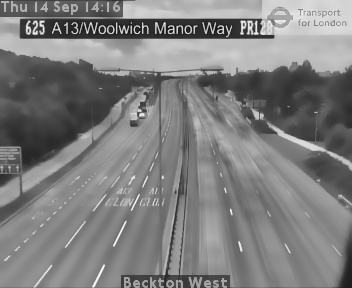
#> input picture backgrounds/625_bg.jpg, 352 x 288 px
$ python blobDetection.py
#> lines starting #> are read from the running program, lines starting #| are printed output that depends on the picture; after the words box and inside, x2 and y2 are one past the last pixel; in counts of white or black regions, pixels touching at a corner belong together
#!/usr/bin/env python3
# -*- coding: utf-8 -*-
"""

@author: Navneet
"""

import cv2
import numpy as np
import time
import logging
import math
import re
from os import walk
import os


# get working directory
loc = os.path.abspath('')

# Video source
inputFile = loc+'/inputs/625_201709141416.mp4'

# for testing
tracked_blobs = []
tracked_conts = []
t_retval = []

# ============================================================================

class Vehicle(object):
    def __init__(self, id, position):
        self.id = id
        self.positions = [position]
        self.frames_since_seen = 0
        self.frames_seen = 0
        self.counted = False
        self.vehicle_dir = 0

    @property
    def last_position(self):
        return self.positions[-1]
    @property
    def last_position2(self):
        return self.positions[-2]

    def add_position(self, new_position):
        self.positions.append(new_position)
        self.frames_since_seen = 0
        self.frames_seen += 1

    def draw(self, output_image):
        for point in self.positions:
            cv2.circle(output_image, point, 2, (0, 0, 255), -1)
            cv2.polylines(output_image, [np.int32(self.positions)]
                , False, (0, 0, 255), 1)

# ============================================================================

class VehicleCounter(object):
    def __init__(self, shape, divider):
        self.log = logging.getLogger("vehicle_counter")

        self.height, self.width = shape
        self.divider = divider

        self.vehicles = []
        self.next_vehicle_id = 0
        self.vehicle_count = 0
        self.vehicle_LHS = 0
        self.vehicle_RHS = 0
        self.max_unseen_frames = 10


    @staticmethod
    def get_vector(a, b):
        """Calculate vector (distance, angle in degrees) from point a to point b.

        Angle ranges from -180 to 180 degrees.
        Vector with angle 0 points straight down on the image.
        Values decrease in clockwise direction.
        """
        dx = float(b[0] - a[0])
        dy = float(b[1] - a[1])

        distance = math.sqrt(dx**2 + dy**2)

        if dy > 0:
            angle = math.degrees(math.atan(-dx/dy))
        elif dy == 0:
            if dx < 0:
                angle = 90.0
            elif dx > 0:
                angle = -90.0
            else:
                angle = 0.0
        else:
            if dx < 0:
                angle = 180 - math.degrees(math.atan(dx/dy))
            elif dx > 0:
                angle = -180 - math.degrees(math.atan(dx/dy))
            else:
                angle = 180.0

        return distance, angle, dx, dy


    @staticmethod
    def is_valid_vector(a, b):
        # vector is only valid if threshold distance is less than 12
        # and if vector deviation is less than 30 or greater than 330 degs
        distance, angle, _, _ = a
        threshold_distance = 12.0
        return (distance <= threshold_distance)


    def update_vehicle(self, vehicle, matches):
        # Find if any of the matches fits this vehicle
        for i, match in enumerate(matches):
            contour, centroid = match

            # store the vehicle data
            vector = self.get_vector(vehicle.last_position, centroid)

            # only measure angle deviation if we have enough points
            if vehicle.frames_seen > 2:
                prevVector = self.get_vector(vehicle.last_position2, vehicle.last_position)
                angleDev = abs(prevVector[1]-vector[1])
            else:
                angleDev = 0

            b = dict(
                    id = vehicle.id,
                    center_x = centroid[0],
                    center_y = centroid[1],
                    vector_x = vector[0],
                    vector_y = vector[1],
                    dx = vector[2],
                    dy = vector[3],
                    counted = vehicle.counted,
                    frame_number = frame_no,
                    angle_dev = angleDev
                    )

            tracked_blobs.append(b)

            # check validity
            if self.is_valid_vector(vector, angleDev):
                vehicle.add_position(centroid)
                vehicle.frames_seen += 1
                # check vehicle direction
                if vector[3] > 0:
                    # positive value means vehicle is moving DOWN
                    vehicle.vehicle_dir = 1
                elif vector[3] < 0:
                    # negative value means vehicle is moving UP
                    vehicle.vehicle_dir = -1
                self.log.debug("Added match (%d, %d) to vehicle #%d. vector=(%0.2f,%0.2f)"
                    , centroid[0], centroid[1], vehicle.id, vector[0], vector[1])
                return i

        # No matches fit...
        vehicle.frames_since_seen += 1
        self.log.debug("No match for vehicle #%d. frames_since_seen=%d"
            , vehicle.id, vehicle.frames_since_seen)

        return None


    def update_count(self, matches, output_image = None):
        self.log.debug("Updating count using %d matches...", len(matches))

        # First update all the existing vehicles
        for vehicle in self.vehicles:
            i = self.update_vehicle(vehicle, matches)
            if i is not None:
                del matches[i]

        # Add new vehicles based on the remaining matches
        for match in matches:
            contour, centroid = match
            new_vehicle = Vehicle(self.next_vehicle_id, centroid)
            self.next_vehicle_id += 1
            self.vehicles.append(new_vehicle)
            self.log.debug("Created new vehicle #%d from match (%d, %d)."
                , new_vehicle.id, centroid[0], centroid[1])

        # Count any uncounted vehicles that are past the divider
        for vehicle in self.vehicles:
            if not vehicle.counted and (((vehicle.last_position[1] > self.divider) and (vehicle.vehicle_dir == 1)) or
                                          ((vehicle.last_position[1] < self.divider) and (vehicle.vehicle_dir == -1))) and (vehicle.frames_seen > 6):

                vehicle.counted = True
                # update appropriate counter
                if ((vehicle.last_position[1] > self.divider) and (vehicle.vehicle_dir == 1) and (vehicle.last_position[0] >= (int(frame_w/2)-10))):
                    self.vehicle_RHS += 1
                    self.vehicle_count += 1
                elif ((vehicle.last_position[1] < self.divider) and (vehicle.vehicle_dir == -1) and (vehicle.last_position[0] <= (int(frame_w/2)+10))):
                    self.vehicle_LHS += 1
                    self.vehicle_count += 1

                self.log.debug("Counted vehicle #%d (total count=%d)."
                    , vehicle.id, self.vehicle_count)

        # Optionally draw the vehicles on an image
        if output_image is not None:
            for vehicle in self.vehicles:
                vehicle.draw(output_image)

            # LHS
            cv2.putText(output_image, ("LH Lane: %02d" % self.vehicle_LHS), (12, 56)
                , cv2.FONT_HERSHEY_PLAIN, 1.2, (127,255, 255), 2)
            # RHS
            cv2.putText(output_image, ("RH Lane: %02d" % self.vehicle_RHS), (216, 56)
                , cv2.FONT_HERSHEY_PLAIN, 1.2, (127, 255, 255), 2)

        # Remove vehicles that have not been seen long enough
        removed = [ v.id for v in self.vehicles
            if v.frames_since_seen >= self.max_unseen_frames ]
        self.vehicles[:] = [ v for v in self.vehicles
            if not v.frames_since_seen >= self.max_unseen_frames ]
        for id in removed:
            self.log.debug("Removed vehicle #%d.", id)

        self.log.debug("Count updated, tracking %d vehicles.", len(self.vehicles))

# ============================================================================

camera = re.match(r".*/(\d+)_.*", inputFile)
camera = camera.group(1)

# import video file
cap = cv2.VideoCapture(inputFile)

# get list of background files
f = []
for (_, _, filenames) in walk(loc+"/backgrounds/"):
    f.extend(filenames)
    break

# if background exists for camera: import, else avg will be built on fly
if camera+"_bg.jpg" in f:
    bg = loc+"/backgrounds/"+camera+"_bg.jpg"
    default_bg = cv2.imread(bg)
#> default_bg is the input picture: shape (288, 352, 3); min 16, max 249, mean 126.3
    default_bg = cv2.cvtColor(default_bg, cv2.COLOR_BGR2HSV)
#> default_bg: shape (288, 352, 3); mean H, S, V 0, 0, 126.3
    (_,avgSat,default_bg) = cv2.split(default_bg)
#> avgSat: shape (288, 352); every value is 0
#> default_bg: shape (288, 352)
    avg = default_bg.copy().astype("float")
else:
    avg = None

# get frame size
frame_w = int(cap.get(cv2.CAP_PROP_FRAME_WIDTH))
frame_h = int(cap.get(cv2.CAP_PROP_FRAME_HEIGHT))

# create a mask (manual for each camera)
mask = np.zeros((frame_h,frame_w), np.uint8)
mask[:,:] = 255
mask[:100, :] = 0
mask[230:, 160:190] = 0
mask[170:230,170:190] = 0
mask[140:170,176:190] = 0
mask[100:140,176:182] = 0

# The cutoff for threshold. A lower number means smaller changes between
# the average and current scene are more readily detected.
THRESHOLD_SENSITIVITY = 40
t_retval.append(THRESHOLD_SENSITIVITY)
# Blob size limit before we consider it for tracking.
CONTOUR_WIDTH = 21
CONTOUR_HEIGHT = 16#21
# The weighting to apply to "this" frame when averaging. A higher number
# here means that the average scene will pick up changes more readily,
# thus making the difference between average and current scenes smaller.
DEFAULT_AVERAGE_WEIGHT = 0.01
INITIAL_AVERAGE_WEIGHT = DEFAULT_AVERAGE_WEIGHT / 50
# Blob smoothing function, to join 'gaps' in cars
SMOOTH = max(2,int(round((CONTOUR_WIDTH**0.5)/2,0)))
# Constants for drawing on the frame.
LINE_THICKNESS = 1

fourcc = cv2.VideoWriter_fourcc(*'mp4v')
out = loc+'/outputs/'+camera+'_output.mp4'
out = cv2.VideoWriter(out, fourcc, 20, (frame_w, frame_h))

outblob = loc+'/outputs/'+camera+'_outblob.mp4'
diffop = loc+'/outputs/'+camera+'_outdiff.mp4'
outblob = cv2.VideoWriter(outblob, fourcc, 20, (frame_w, frame_h))
diffop = cv2.VideoWriter(diffop, fourcc, 20, (frame_w, frame_h))

# A list of "tracked blobs".
blobs = []
car_counter = None  # will be created later
frame_no = 0

total_frames = cap.get(cv2.CAP_PROP_FRAME_COUNT)
total_cars = 0

start_time = time.time()
ret, frame = cap.read()
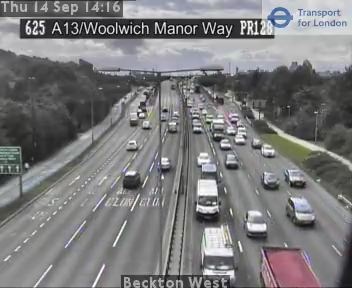
#> input picture frame 27 of inputs/625_201709141416.mp4, 352 x 288 px
#> frame is the input picture: shape (288, 352, 3); mean B, G, R 124.3, 123.1, 123.7

while ret:
    ret, frame = cap.read()
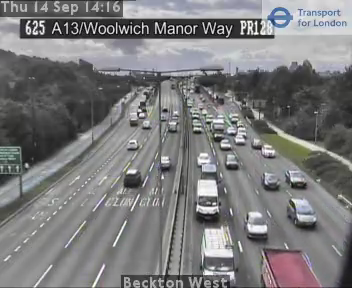
#> input picture frame 28 of inputs/625_201709141416.mp4, 352 x 288 px
#> frame is the input picture: shape (288, 352, 3); mean B, G, R 124.3, 123.2, 123.6
    frame_no = frame_no + 1

    if ret and frame_no < total_frames:

        print("Processing frame ",frame_no)

        # get returned time
        frame_time = time.time()

        # convert BGR to HSV
        frame = cv2.cvtColor(frame, cv2.COLOR_BGR2HSV)
#> frame: shape (288, 352, 3); mean H, S, V 63.2, 9.8, 126.3

        # only use the Value channel of the frame
        (_,_,grayFrame) = cv2.split(frame)
        grayFrame = cv2.bilateralFilter(grayFrame, 11, 21, 21)

        if avg is None:
            # Set up the average if this is the first time through.
            avg = grayFrame.copy().astype("float")
            continue

        # Build the average scene image by accumulating this frame
        # with the existing average.
        if frame_no < 10:
            def_wt = INITIAL_AVERAGE_WEIGHT
        else:
            def_wt = DEFAULT_AVERAGE_WEIGHT

        cv2.accumulateWeighted(grayFrame, avg, def_wt)

        # export averaged background for use in next video feed run
        #if frame_no > int(total_frames * 0.975):
        if frame_no > int(200):
            grayOp = cv2.cvtColor(cv2.convertScaleAbs(avg), cv2.COLOR_GRAY2BGR)
            backOut = loc+"/backgrounds/"+camera+"_bg.jpg"
            cv2.imwrite(backOut, grayOp)

        # Compute the grayscale difference between the current grayscale frame and
        # the average of the scene.
        differenceFrame = cv2.absdiff(grayFrame, cv2.convertScaleAbs(avg))
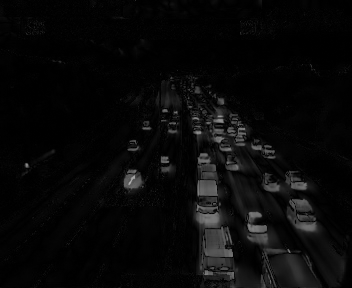
#> differenceFrame: shape (288, 352); min 0, max 174, mean 8.7
        # blur the difference image
        differenceFrame = cv2.GaussianBlur(differenceFrame, (5, 5), 0)
#        cv2.imshow("difference", differenceFrame)
        diffout = cv2.cvtColor(differenceFrame, cv2.COLOR_GRAY2BGR)
        diffop.write(diffout)

        # get estimated otsu threshold level
        retval, _ = cv2.threshold(differenceFrame, 0, 255,
                                  cv2.THRESH_BINARY+cv2.THRESH_OTSU)
#> retval = 30
        # add to list of threshold levels
        t_retval.append(retval)

        # apply threshold based on average threshold value
        if frame_no < 10:
            ret2, thresholdImage = cv2.threshold(differenceFrame,
                                                 int(np.mean(t_retval)*0.9),
                                                 255, cv2.THRESH_BINARY)
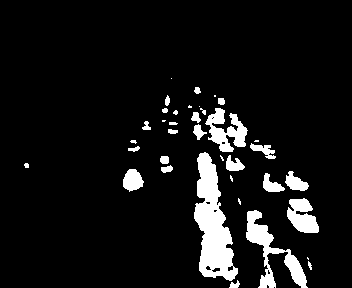
#> thresholdImage: shape (288, 352); 8.1% white; 37 white regions (12 under 20 px), largest, box (x1, y1, x2, y2) and area: (194, 152, 238, 281) 3053, (246, 210, 308, 288) 1440, (205, 108, 248, 152) 966
#> ret2 = 31
        else:
            ret2, thresholdImage = cv2.threshold(differenceFrame,
                                             int(np.mean(t_retval[-10:-1])*0.9),
                                             255, cv2.THRESH_BINARY)

        # We'll need to fill in the gaps to make a complete vehicle as windows
        # and other features can split them!
        kernel = cv2.getStructuringElement(cv2.MORPH_ELLIPSE, (SMOOTH, SMOOTH))
        # Fill any small holes
        thresholdImage = cv2.morphologyEx(thresholdImage, cv2.MORPH_CLOSE, kernel)
#> thresholdImage: shape (288, 352); 8.1% white; 35 white regions (10 under 20 px), largest, box (x1, y1, x2, y2) and area: (195, 153, 239, 282) 3064, (247, 211, 308, 288) 1426, (206, 109, 248, 153) 980

        # Remove noise
        thresholdImage = cv2.morphologyEx(thresholdImage, cv2.MORPH_OPEN, kernel)
#> thresholdImage: shape (288, 352); 8% white; 34 white regions (12 under 20 px), largest, box (x1, y1, x2, y2) and area: (196, 154, 240, 283) 3067, (248, 212, 309, 288) 1410, (207, 110, 249, 154) 991

        # Dilate to merge adjacent blobs
        thresholdImage = cv2.dilate(thresholdImage, kernel, iterations = 2)
#> thresholdImage: shape (288, 352); 10.1% white; 28 white regions (3 under 20 px), largest, box (x1, y1, x2, y2) and area: (196, 154, 243, 288) 3529, (248, 212, 311, 288) 1745, (207, 110, 251, 156) 1278

        # apply mask
        thresholdImage = cv2.bitwise_and(thresholdImage, thresholdImage, mask = mask)
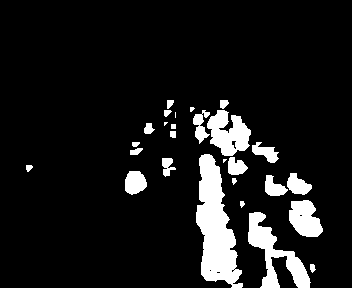
#> thresholdImage: shape (288, 352); 9.9% white; 27 white regions (4 under 20 px), largest, box (x1, y1, x2, y2) and area: (196, 154, 243, 288) 3529, (248, 212, 311, 288) 1745, (207, 110, 251, 156) 1278
#        cv2.imshow("threshold", thresholdImage)
        threshout = cv2.cvtColor(thresholdImage, cv2.COLOR_GRAY2BGR)
#> threshout: shape (288, 352, 3); 9.9% white; 27 white regions (4 under 20 px)
        outblob.write(threshout)

        # Find contours aka blobs in the threshold image.
        contours, hierarchy = cv2.findContours(thresholdImage,
                                                  cv2.RETR_EXTERNAL,
                                                  cv2.CHAIN_APPROX_SIMPLE)
#> contours = 27 contours, 7 with area under 20; largest, box (x1, y1, x2, y2) and area: (196, 154, 243, 288) 3364, (248, 212, 311, 288) 1585, (207, 110, 251, 156) 1201, (289, 200, 323, 237) 847, (125, 171, 147, 195) 377

        print("Found ",len(contours)," vehicle contours.")
#| Found  27  vehicle contours.
        # process contours if they exist!
        if contours:
            for (i, contour) in enumerate(contours):
                # Find the bounding rectangle and center for each blob
                (x, y, w, h) = cv2.boundingRect(contour)
                contour_valid = (w > CONTOUR_WIDTH) and (h > CONTOUR_HEIGHT)

                print("Contour #",i,": pos=(x=",x,", y=",y,") size=(w=",w,
                      ", h=",h,") valid=",contour_valid)

                if not contour_valid:
                    continue

                center = (int(x + w/2), int(y + h/2))
                blobs.append(((x, y, w, h), center))
#> this loop made 27 passes
#> (x, y, w, h, contour_valid) on passes 1, 3, 5, 9, 11, 12, 14, 16, 17, 19, 23, 24: (310, 264, 6, 9, False), (240, 201, 5, 7, False), (232, 178, 5, 7, False), (26, 165, 7, 7, False), (162, 158, 14, 19, False), (228, 157, 20, 18, False), (130, 148, 13, 7, False), (132, 142, 8, 5, False), (170, 131, 6, 7, False), (144, 123, 11, 11, False), (193, 110, 17, 34, False), (164, 110, 8, 7, False)
#> (x, y, w, h, contour_valid, center) on passes 2, 4, 6, 7, 8, 13: (248, 212, 63, 76, True, (279, 250)), (289, 200, 34, 37, True, (306, 218)), (265, 175, 23, 21, True, (276, 185)), (287, 173, 25, 22, True, (299, 184)), (125, 171, 22, 24, True, (136, 183)), (196, 154, 47, 134, True, (219, 221))
#| Contour # 0 : pos=(x= 310 , y= 264 ) size=(w= 6 , h= 9 ) valid= False
#| Contour # 1 : pos=(x= 248 , y= 212 ) size=(w= 63 , h= 76 ) valid= True
#| Contour # 2 : pos=(x= 240 , y= 201 ) size=(w= 5 , h= 7 ) valid= False
#| Contour # 3 : pos=(x= 289 , y= 200 ) size=(w= 34 , h= 37 ) valid= True
#| Contour # 4 : pos=(x= 232 , y= 178 ) size=(w= 5 , h= 7 ) valid= False
#| Contour # 5 : pos=(x= 265 , y= 175 ) size=(w= 23 , h= 21 ) valid= True
#| Contour # 6 : pos=(x= 287 , y= 173 ) size=(w= 25 , h= 22 ) valid= True
#| Contour # 7 : pos=(x= 125 , y= 171 ) size=(w= 22 , h= 24 ) valid= True
#> (further printed lines are left out)
#> after the loop, blobs = 8 items

        for (i, match) in enumerate(blobs):
            contour, centroid = match
            x, y, w, h = contour

            # store the contour data
            c = dict(
                        frame_no = frame_no,
                        centre_x = x,
                        centre_y = y,
                        width = w,
                        height = h
                        )
            tracked_conts.append(c)

            cv2.rectangle(frame, (x, y), (x + w - 1, y + h - 1), (0, 0, 255), LINE_THICKNESS)
            cv2.circle(frame, centroid, 2, (0, 0, 255), -1)
#> this loop made 8 passes
#> (centroid, x, y, w, h) on passes 1 to 8: ((279, 250), 248, 212, 63, 76), ((306, 218), 289, 200, 34, 37), ((276, 185), 265, 175, 23, 21), ((299, 184), 287, 173, 25, 22), ((136, 183), 125, 171, 22, 24), ((219, 221), 196, 154, 47, 134), ((265, 152), 252, 142, 27, 21), ((229, 133), 207, 110, 44, 46)
#> frame: shape (288, 352, 3); mean H, S, V 62.1, 9.6, 128
#> after the loop, tracked_conts = 8 items

        if car_counter is None:
            print("Creating vehicle counter...")
            car_counter = VehicleCounter(frame.shape[:2], 2*frame.shape[0] / 3)

        # get latest count
        car_counter.update_count(blobs, frame)
#> the loop in update_count, `for match in matches:` made 8 passes
#> after the loop in update_count, `for match in matches:`: self.next_vehicle_id = 8; self.vehicles = 8 items
#> the loop in update_count, `for vehicle in self.vehicles:` made 8 passes
#> after the loop in update_count, `for vehicle in self.vehicles:`: self.vehicle_LHS = 0; vehicle.counted = False
#> in update_count, `cv2.putText(output_image, ("LH Lane: %02d" % self.vehicle_LHS), (12, 5..`: output_image: shape (288, 352, 3); mean H, S, V 62.1, 11.1, 128.4
#> in update_count, `cv2.putText(output_image, ("RH Lane: %02d" % self.vehicle_RHS), (216, ..`: output_image: shape (288, 352, 3); mean H, S, V 62.5, 12.7, 128.9
#> in update_count, `removed = [ v.id for v in self.vehicles if v.frames_since_seen >= self..`: removed = []
        current_count = car_counter.vehicle_RHS + car_counter.vehicle_LHS
#> current_count = 0

        # print elapsed time to console
        elapsed_time = time.time()-start_time
        print("-- %s seconds --" % round(elapsed_time,2))

        # output video
        frame = cv2.cvtColor(frame, cv2.COLOR_HSV2BGR)
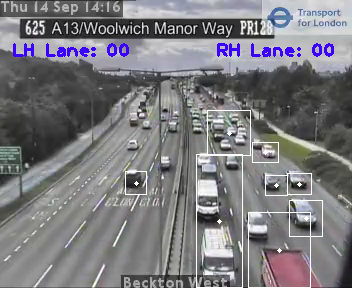
#> frame: shape (288, 352, 3); mean B, G, R 126.8, 122.5, 123.6

        # draw dividing line
        # flash green when new car counted
        if current_count > total_cars:
            cv2.line(frame, (0, int(2*frame_h/3)),(frame_w, int(2*frame_h/3)),
                 (0,255,0), 2*LINE_THICKNESS)
        else:
            cv2.line(frame, (0, int(2*frame_h/3)),(frame_w, int(2*frame_h/3)),
             (0,0,255), LINE_THICKNESS)

         # update with latest count
        total_cars = current_count
#> total_cars = 0

        # draw upper limit
        cv2.line(frame, (0, 100),(frame_w, 100), (0,0,0), LINE_THICKNESS)
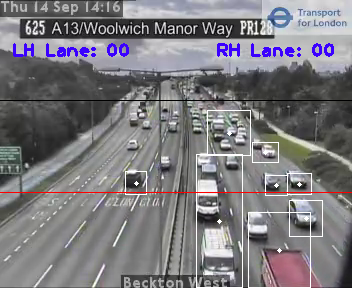
#> frame: shape (288, 352, 3); mean B, G, R 126, 121.7, 123.7

        cv2.imshow("preview", frame)
        out.write(frame)

        if cv2.waitKey(27) and 0xFF == ord('q'):
#> (key q is pressed here)
            break
    else:
        break

cv2.line()
cv2.destroyAllWindows()
cap.release()
out.release()
